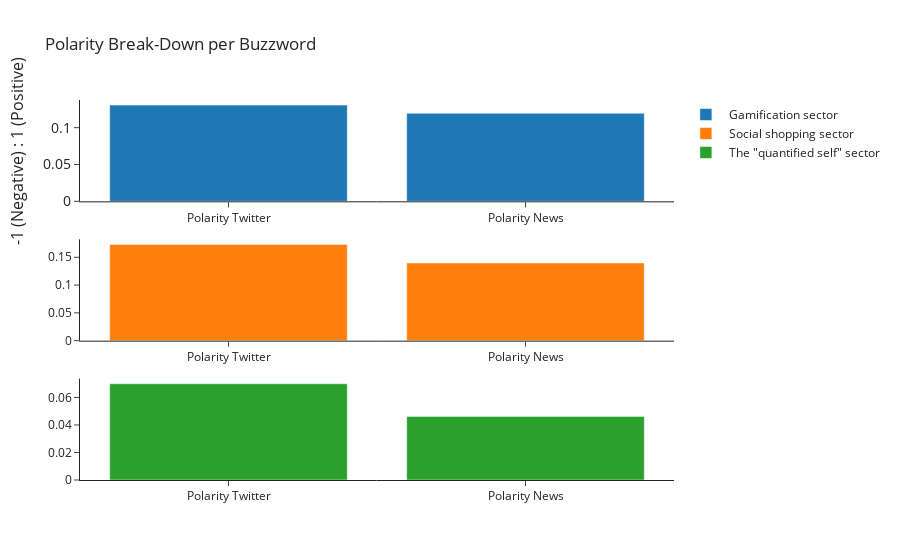

Notebook cell for this chart:
### Markdown cell above
#### 5.2 Polarity Visualisation

### Code cell
sp.visualisation_polarity_each_buzzword(polarity, buzzwords)

### Figure 1 — Plotly figure (JSON) as saved in the notebook; plotly's stock layout.template omitted (floating-point values rounded to 4 significant figures)
{"data": [{"name": " Gamification sector ", "type": "bar", "x": ["Polarity Twitter", "Polarity News"], "xaxis": "x", "y": [0.1307, 0.1195], "yaxis": "y"}, {"name": " Social shopping sector ", "type": "bar", "x": ["Polarity Twitter", "Polarity News"], "xaxis": "x2", "y": [0.1732, 0.1399], "yaxis": "y2"}, {"name": " The \"quantified self\" sector ", "type": "bar", "x": ["Polarity Twitter", "Polarity News"], "xaxis": "x3", "y": [0.06997, 0.04624], "yaxis": "y3"}], "layout": {"title": {"text": "Polarity Break-Down per Buzzword"}, "xaxis": {"anchor": "y", "domain": [0, 1]}, "xaxis2": {"anchor": "y2", "domain": [0, 1]}, "xaxis3": {"anchor": "y3", "domain": [0, 1]}, "yaxis": {"anchor": "x", "domain": [0.7333, 1], "tickfont": {"size": 14}, "title": {"font": {"size": 16}, "text": " -1 (Negative) : 1 (Positive) "}}, "yaxis2": {"anchor": "x2", "domain": [0.3667, 0.6333]}, "yaxis3": {"anchor": "x3", "domain": [0, 0.2667]}}}
